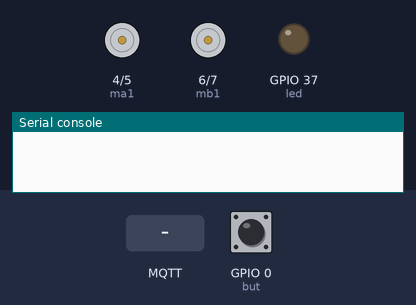
Recording of a program running on a simulated ESP32 board running MicroPython. On the bench: motor-driver pin pairs drawn as motors (green arrow = first pin HIGH = forward, orange = second pin HIGH = backward, longer = more drive), output pins drawn as LEDs (lit = HIGH), the last lines printed to the serial console. The test bench sets the inputs (shaded band); at power-on: GPIO 0 (but) HIGH. WiFi joins after 1.5 s; no MQTT or app messages arrive unless stated.

Above: at 5.0 s.
5.1 s: GPIO 0 (but) pulled LOW for 0.15 s
At 5.7 s:
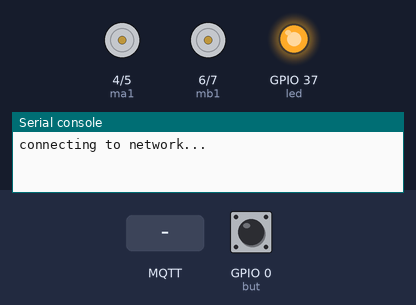
6.7 s: MQTT message "l" arrives on the first subscribed topic
At 7.7 s:
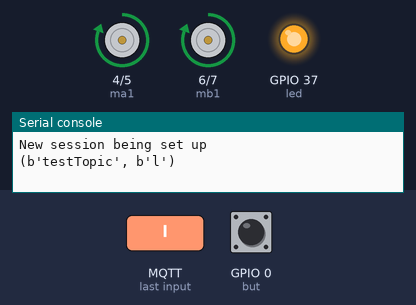
8.2 s: MQTT message "r" arrives on the first subscribed topic
At 9.2 s:
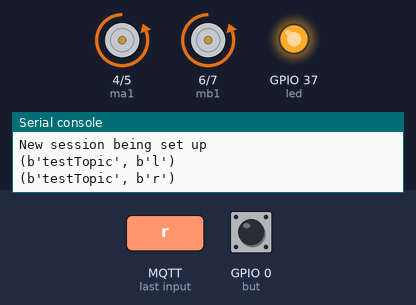
9.7 s: MQTT message "u" arrives on the first subscribed topic
At 10.4 s:
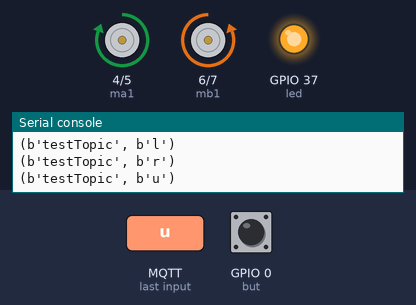
11.2 s: MQTT message "d" arrives on the first subscribed topic
At 11.5 s:
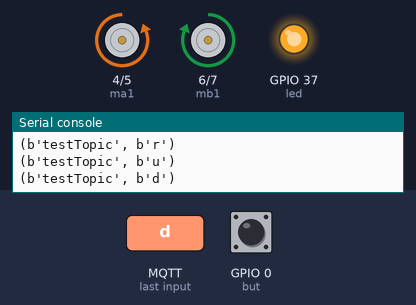
Timing chart, 0 to 13.7 s (numbered marks = the images above; inputs shaded):
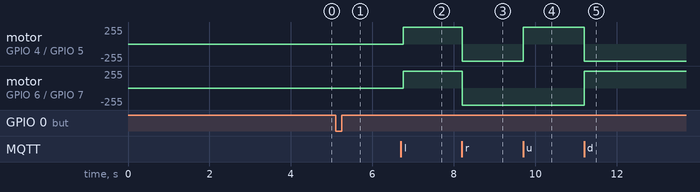

The program:

main.py
```python
import machine
import time
from umqtt.robust import MQTTClient


led = machine.Pin(37, machine.Pin.OUT)

mb1 = machine.Pin(6, machine.Pin.OUT)
mb2 = machine.Pin(7, machine.Pin.OUT)

ma1 = machine.Pin(4, machine.Pin.OUT)
ma2 = machine.Pin(5, machine.Pin.OUT)

but = machine.Pin(0, machine.Pin.IN, machine.Pin.PULL_UP)

def left_track_dir(dir):
    if dir==1: #forward
        mb1.value(0)
        mb2.value(1)
    else: #reverse
        mb1.value(1)
        mb2.value(0)


def right_track_dir(dir):
    if dir==1: #forward
        ma1.value(1)
        ma2.value(0)
    else: #reverse
        ma1.value(0)
        ma2.value(1)

def straight():
    left_track_dir(1)
    right_track_dir(1)

def reverse():
    left_track_dir(0)
    right_track_dir(0)

def right():
    left_track_dir(1)
    right_track_dir(0)

def left():
    left_track_dir(0)
    right_track_dir(1)

def motors_off():
    mb1.value(0)
    mb2.value(0)
    ma1.value(0)
    ma2.value(0)

def do_connect():
    import network
    sta_if = network.WLAN(network.STA_IF)
    if not sta_if.isconnected():
        print('connecting to network...')
        sta_if.active(True)
        sta_if.connect('VM5035215', 'v67tjrzjRdje')
        while not sta_if.isconnected():
            pass
    print('network config:', sta_if.ifconfig())


def motor_test():
    i=0
    motor_script=False
    while True:
        if but.value()==0:
            led.on()
            motor_script=True
        else:
            led.off()

        if motor_script==True:
            straight()
            time.sleep(2)
            right()
            time.sleep(2)

            straight()
            time.sleep(2)
            right()
            time.sleep(2)

            straight()
            time.sleep(2)
            right()
            time.sleep(2)

            straight()
            time.sleep(2)
            right()
            time.sleep(2)

            motors_off()
            motor_script=False


def mqtt_send():
    c = MQTTClient("", 'raspberrypi.local', user='', password='')
    c.connect()
    while True:


        c.publish(b"testTopic", b'Howiye')
        print("Sent howiye")
        time.sleep(10)


def sub_cb(topic, msg):
    print((topic, msg))
    if msg==b"l":
        left()
    if msg==b"r":
        right()
    if msg==b"u":
        straight()
    if msg==b"d":
        reverse()
    if msg==b"s":
        motors_off()

def mqtt_receive():
    c = MQTTClient("", 'raspberrypi.local', user='', password='')
    c.connect()
    c.DEBUG = True
    c.set_callback(sub_cb)

    print("New session being set up")
    c.subscribe(b"testTopic")

    while 1:
        c.wait_msg()

    c.disconnect()

led.off()
motors_off()
while(but.value()==1):
    pass

led.on()
do_connect()
mqtt_receive()


    
```

Measured:
- after the input at 5.1 s, GPIO 37 (led): LOW → HIGH at once
- after the input at 6.7 s, motor on GPIO 4 (ma1) / GPIO 5 (ma2), motor on GPIO 6 (mb1) / GPIO 7 (mb2): stopped → forward 255/255 after 0.05 s
- after the input at 8.2 s, motor on GPIO 4 (ma1) / GPIO 5 (ma2), motor on GPIO 6 (mb1) / GPIO 7 (mb2): forward 255/255 → backward 255/255 at once
- after the input at 9.7 s, motor on GPIO 4 (ma1) / GPIO 5 (ma2): backward 255/255 → forward 255/255 at once
- after the input at 11.2 s, motor on GPIO 4 (ma1) / GPIO 5 (ma2): forward 255/255 → backward 255/255 at once; motor on GPIO 6 (mb1) / GPIO 7 (mb2): backward 255/255 → forward 255/255 at once
